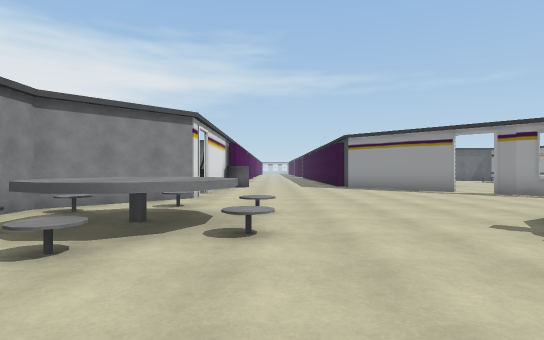
View 1 (above)

24 first-person views from a walk through a scene from a Unity 3-D project. The camera is 1.3 m above the floor, looks level and sees 80° across. Doors are open. The floor is counted in squares, 2 m on a side. Each view is taken from the middle of a square. On the plan, view 1 faces up. The plan holds only what a view shows up to about 10 squares ahead; the rest is blank. The place goes on beyond the plan. The player character is not drawn. Some animated figures are not drawn.

View 2
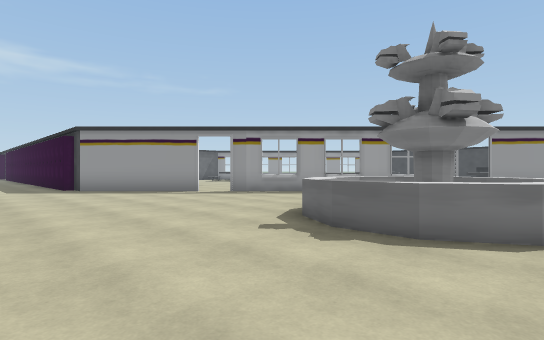

View 3
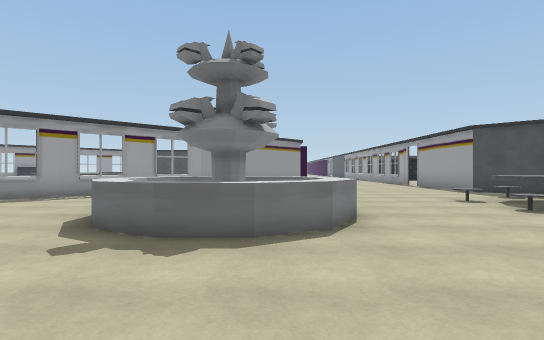

View 4
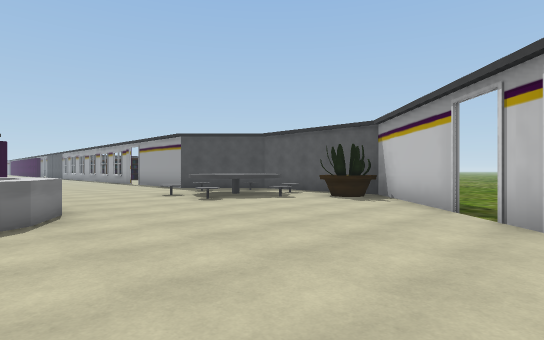

View 5
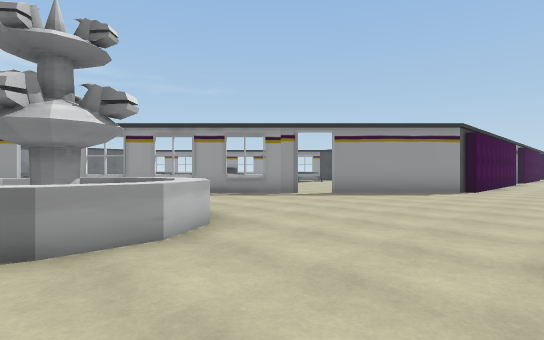

View 6
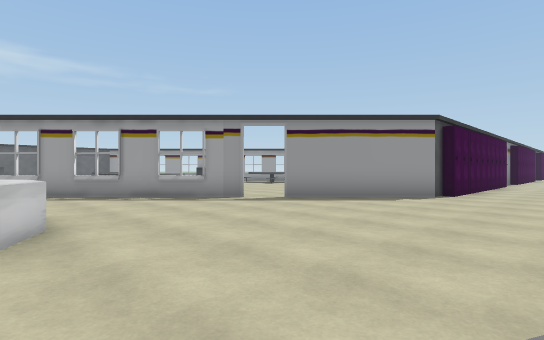

View 7
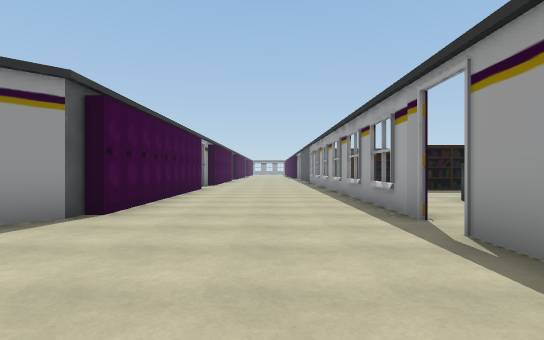

View 8
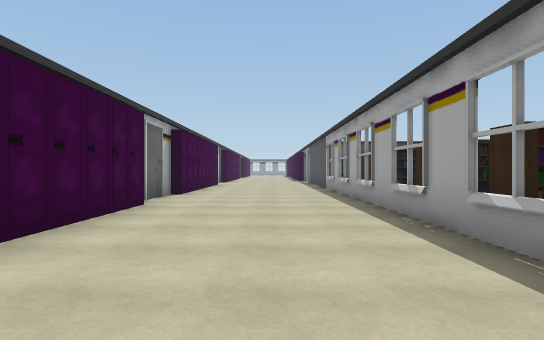

View 9
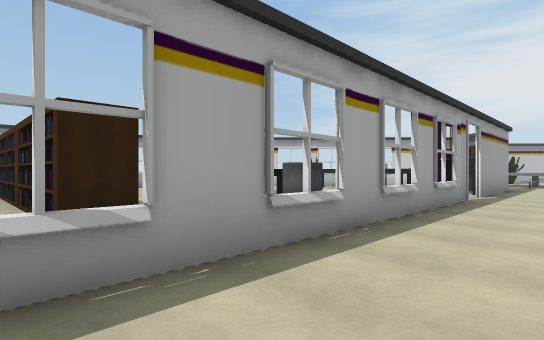

View 10
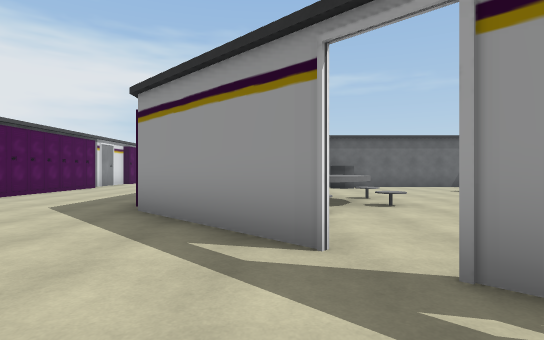

View 11
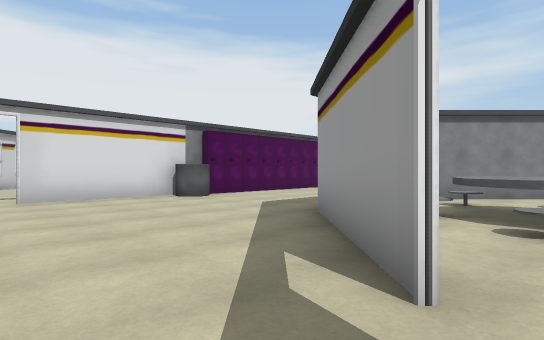

View 12
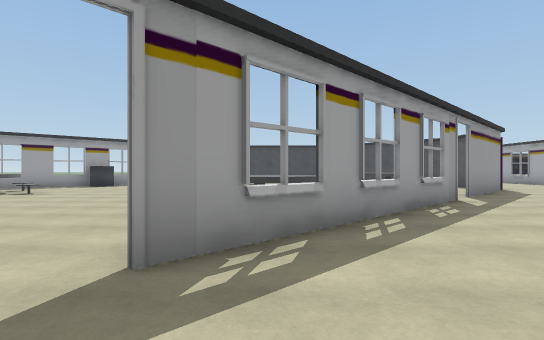

View 13
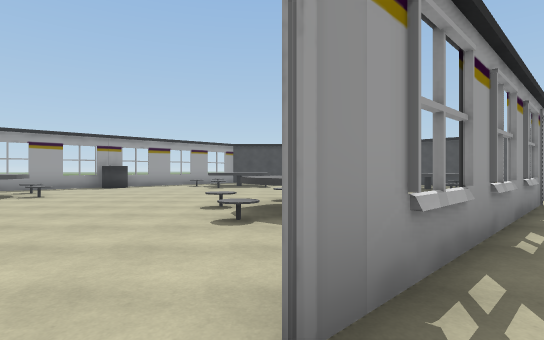

View 14
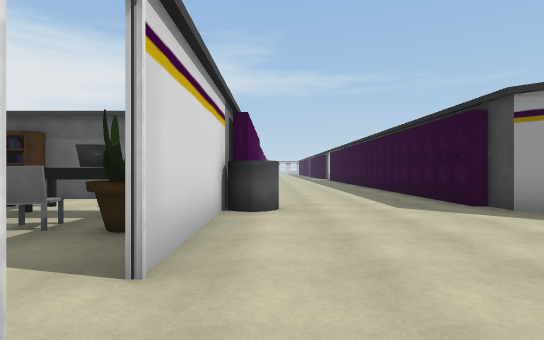

View 15
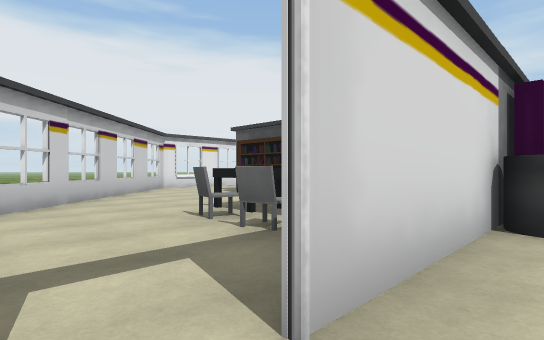

View 16
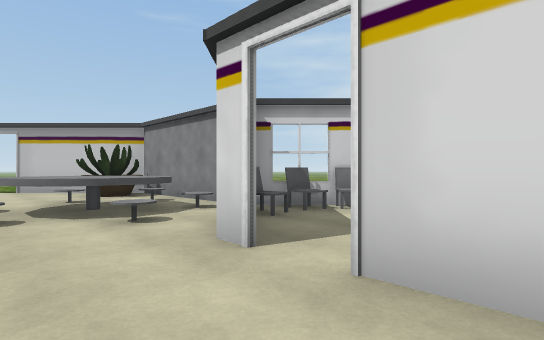

View 17
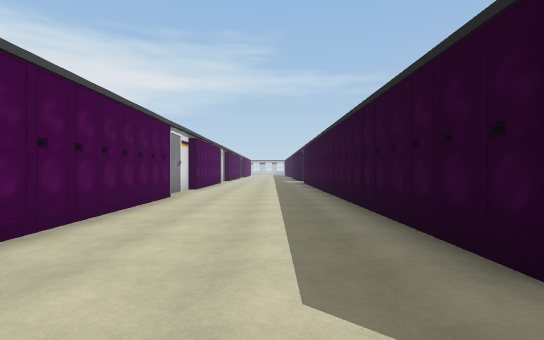

View 18
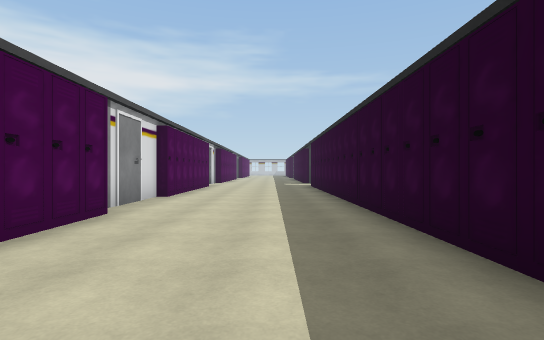

View 19
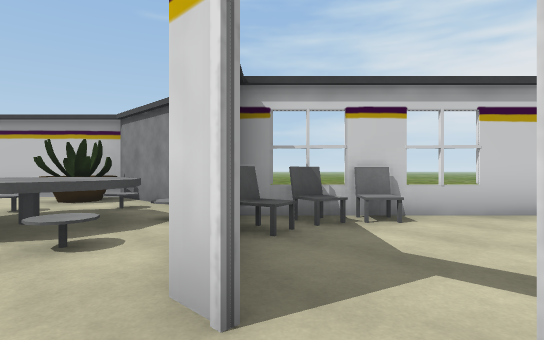

View 20
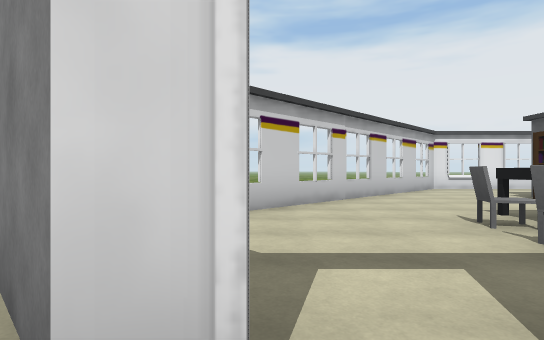

View 21
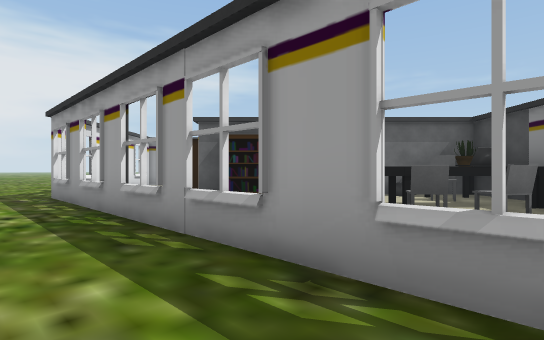

View 22
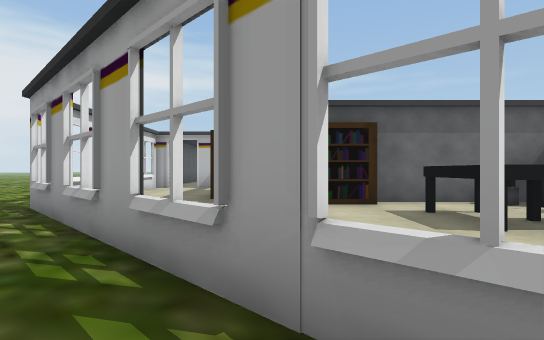

View 23
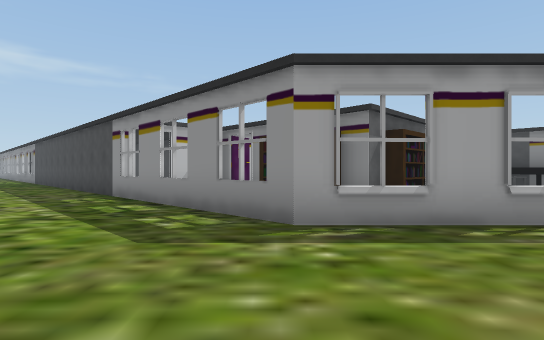

View 24
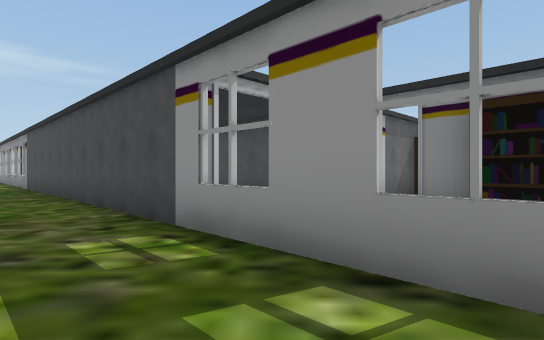

### Floor plan
Points are (right, up) in squares from view 1. A wall is a line through its corners. A room is listed if a view was taken in it or the views show most of it. See-through windows are left out.
Room 1 (views 1, 2, 3, 4, 5, 6, 7, 8, 9, 10, 11, 12, 13, 14, 15, 16, 17, 18, 19, 20)
walls: (5.4, 9.6) (2.8, 12.3); (11.1, 3.9) (6, 9); (-1.8, 8) (-1.8, 7.5) (-2.5, 6.8); (-1.8, 11.5) (-1.8, 8.9); (-0.7, -2.3) (-0.1, -2.9); (14.4, 0.7) (11.7, 3.3); (0.5, -3.5) (3.1, -6.1) (5.1, -6.1); (-4.5, 14.3) (-5.6, 14.3); (9.1, -4.4) (9.6, -3.9) (13.2, -3.9); (14.1, -3.9) (25, -3.9); (14.6, -4.1) (15.2, -4.2); (-1.8, 21.4) (-1.8, 19.5); (-5.6, 19.4) (-7.4, 19.4); (-11, 12.5) (-3.9, 5.4) (-3.9, 0.9) (-1.4, -1.6); (23.4, 0.7) (21.9, 0.7)
ways out: open door at (-1, -2) to room 2; open door at (0, -3) to room 2; opening at (-8.6, 15) to room 3; gap at (-9, 18) to room 3; opening at (4, 13.5); open door at (12, 3.5); gap at (-2, 8.5); gap at (13.5, -4)
objects: bookshelf (-8, 14) to (-6, 14); other object (-6, 11) to (-5, 13); chair (-5, 7); chair (-5, 10) to (-5, 11); bookshelf (-5, 19) to (-3, 19); chair (-4, 6) to (-4, 7); chair (-4, 10) to (-4, 11); other object (-4, 12) to (-3, 12); chair (-4, 13) to (-3, 13); other object (-4, 14); plant (-3, 2); table (-3, 3) to (-1, 5); chair (-3, 6) to (-3, 7); plant (-3, 10) to (-3, 11); other object (-3, 14); other object (-2, 12); locker (-2, 13); locker (-2, 14); locker (-2, 15); locker (-2, 16); locker (-2, 17); locker (-2, 18); locker (-2, 19); locker (-2, 22); locker (-2, 23); bin (-1, 12); locker (-1, 15); fountain (3, 1) to (6, 4); locker (3, 13); locker (3, 14); locker (3, 15); locker (3, 16); locker (3, 17); locker (3, 18); locker (3, 19); locker (3, 20); locker (3, 21); locker (3, 22); other object (3, 23); plant (4, -5); other object (5, -4) to (7, -3); other object (10, -5) to (11, -5); other object (12, -7) to (12, -6); other object (12, -5); locker (15, 1); bin (16, -6) to (17, -6); locker (16, 0); locker (16, 1); desk (17, -7); locker (17, 1); locker (18, 0); locker (18, 1); locker (19, 1); bookshelf (20, -7) to (20, -6); locker (20, 1); bookshelf (21, -7) to (21, -6); locker (21, 1); bookshelf (23, -7); bookshelf (24, -7) to (24, -6); locker (24, 1)
Room 2 (views 21, 22, 23, 24)
walls: (-5.9, 7.3) (-12.1, 13.5) (-12.1, 23.5)
ways out: open door at (-1, -2) to room 1; open door at (0, -3) to room 1
Room 3 (no view inside)
walls: (-8.9, 17.4) (-8.9, 18); (-12.1, 15.7) (-12.1, 13.6); (-10, 19.4) (-10.6, 19.4)
ways out: opening at (-8.6, 15) to room 1; gap at (-9, 18) to room 1; open door at (-11, 19)
objects: bookshelf (-9, 16)

Positions as (right, up) in squares from view 1, and headings:
1: (0, 0), facing up
2: (0, 1), facing up-right
3: (0, 2), facing right
4: (-1, 2), facing down-right
5: (4, -2), facing up-right
6: (6, -2), facing up-right
7: (10, -2), facing right
8: (15, -2), facing right
9: (22, -2), facing down-left
10: (5, 7), facing up
11: (6, 8), facing up-left
12: (4, 8), facing right
13: (5, 9), facing right
14: (-1, 7), facing up
15: (-1, 8), facing up-left
16: (0, 10), facing down-left
17: (1, 11), facing up
18: (1, 14), facing up
19: (-1, 9), facing down-left
20: (-1, 8), facing left
21: (-7, 6), facing up
22: (-8, 8), facing up
23: (-15, 11), facing up-right
24: (-14, 16), facing up-right
